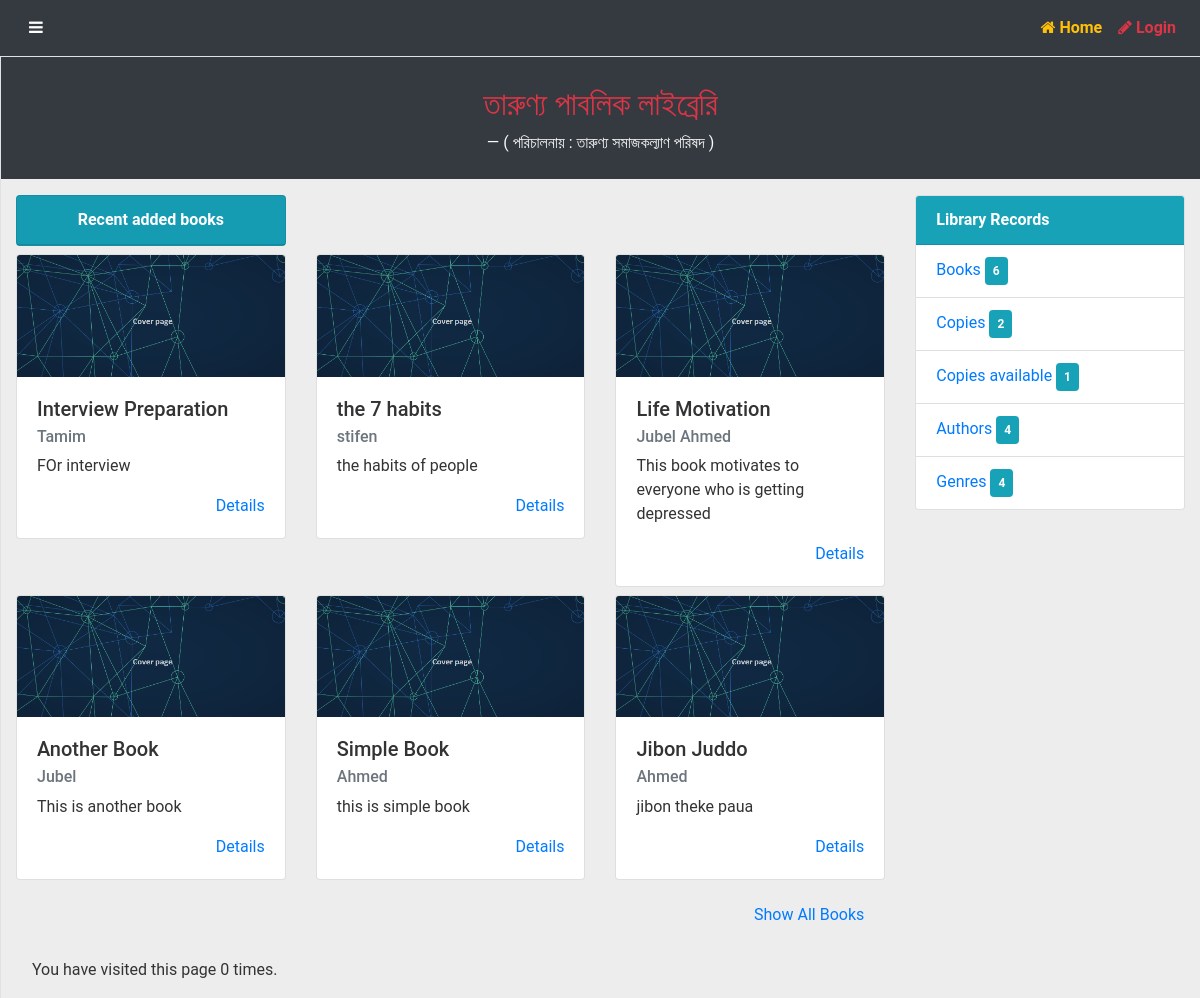
Page /catalog/ on the committed database.
### catalog/models.py (models this page shows, shortened)
class Book(models.Model):
    title = models.CharField(max_length=200)
    author = models.ManyToManyField('Author')
    language = models.ForeignKey('Language',on_delete=models.SET_NULL,null=True)
    summery = models.TextField(help_text='Enter a brief description of the book')
    isbn = models.CharField('ISBN', max_length=13, help_text='13 Character <a href="https://www.isbn-international.org/content/what-isbn">ISBN number</a>')
    genre = models.ManyToManyField(Genre,help_text='Select a genre for this book')
    book_added_date = models.DateTimeField(auto_now_add=True)
    def get_absolute_url(self):
        return reverse('book-detail',args=[str(self.id)])
    def display_genre(self):
        return ', '.join(genre.name for genre in self.genre.all()[:3])
    display_genre.short_description = 'Genre'
    def show_author(self):
        return ' '.join(author.first_name for author in self.author.all()[:3])
    show_author.short_description = 'Author'

class Author(models.Model):
    first_name = models.CharField(max_length=100)
    last_name = models.CharField(max_length=100)
    date_of_birth = models.DateField(null=True, blank=True)
    date_of_death = models.DateField('Died', null=True, blank=True)
    class Meta:
        ordering=['last_name','first_name']

### catalog/views.py (the view)
# urls.py: path('',views.index,name='home'),
def index(request):
    num_books = Book.objects.all().count()
    num_instances = BookInstance.objects.all().count()
    num_book_instance_available = BookInstance.objects.filter(status__exact='a').count()
    num_authors = Author.objects.all().count()
    num_genres = Genre.objects.all().count()
    all_books = Book.objects.order_by('-book_added_date')[:6]
    num_visits = request.session.get('num_visits',0)
    request.session['num_visits'] = num_visits + 1
    context = {
        'num_books':num_books,
        'num_instances':num_instances,
        'num_book_instance_available':num_book_instance_available,
        'num_authors':num_authors,
        'num_genres':num_genres,
        'all_books':all_books,
        'num_visits':num_visits,
    }
    return render(request,'index.html',context=context)

### catalog/templates/index.html (shortened to what this page needs)
{% extends 'base_generic.html' %}
{% load static %}
{% block content %}
<div >
   <div class="row bg-dark mb-3 justify-content-center ">
      <div class="col-sm-12 col-md-6 col-lg-6 ">
         <blockquote class="pt-2 blockquote text-center " style=" border-radius: 25px;">
            <h2 class="text-danger " style="padding-top: 1.3rem;">তারুণ্য পাবলিক লাইব্রেরি</h2>
            <footer class="blockquote-footer text-center text-light bg-dark pb-2">( পরিচালনায় : তারুণ্য
               সমাজকল্যাণ পরিষদ ) </footer>
         </blockquote>
      </div>
   </div>
   <div class="row ">
      <div class="col-sm-12 col-md-9 col-lg-9">
         <div class="row">
            <div class="col-sm-12 col-md-4 col-lg-4">
               <div class=" mb-2 card text-center bg-info">
                  <div class="card-header text-white">
                     <strong> Recent added books</strong>
                  </div>
               </div>
            </div>
         </div>
         <div class="row">
            {% if all_books %}
            {% for book in all_books %}
            <div class="col-sm-10 col-md-6 col-lg-4 mb-2 ">
               <div class="card" style="width: 100%;">
                  <img class="card-img-top" src="{% static 'img/book_cover.png' %}" alt="Cover Page">
                  <div class="card-body">
                     <h5 class="card-title"> {{book.title}}</h5>
                     <h6 class="card-subtitle mb-2 text-muted">{{book.show_author}}</h6>
                     <p class="card-text">{{book.summery}}</p>
                     <a href="{{ book.get_absolute_url }}" class="card-link " style="float: right;">Details</a>
                  </div>
               </div>
            </div>
            {% endfor %}
            <div class="col-sm-12">
               <button style="float: right;" class="btn m-2"><a href="{% url 'books' %}">Show All Books</a></button>
            </div>
            {% else %}
            <p class="pl-3 py-5">There are no books in the library.</p>
            {% endif %}
         </div>
      </div>
      <div class="col-sm-12 col-md-3 col-lg-3">
         <div class="card" >
            <div class="card-header bg-info text-white">
               <strong> Library Records </strong>
            </div>
            <ul class="list-group list-group-flush">
               <li class="list-group-item text-primary">
                  Books <span class="badge badge-info p-2">{{ num_books }} </span>
               </li>
               <li class="list-group-item text-primary">
                  Copies <span class="badge badge-info p-2">{{ num_instances }} </span>
               </li>
               <li class="list-group-item text-primary">
                  Copies available <span class="badge badge-info p-2">{{num_book_instance_available }} </span>
               </li>
               <li class="list-group-item text-primary">
                  Authors <span class="badge badge-info p-2">{{ num_authors }} </span>
               </li>
               <li class="list-group-item text-primary">
                  Genres <span class="badge badge-info p-2">{{ num_genres }} </span>
               </li>
            </ul>
         </div>
      </div>
      <div class="col-sm-12">
         <div class="mt-3 ml-3 mb-3">
            <p>You have visited this page {{ num_visits }}{% if num_visits == 1 %} time{% else %} times{% endif %}.</p>
         </div>
      </div>
   </div>
</div>
{% endblock %}

### static/css/simple-sidebar.css (style rules this page uses)
body { overflow-x: hidden; }

### catalog/static/css/new.css (style rules this page uses)
html, body { font-family: "Roboto", "Helvetica Neue", Helvetica, Arial, sans-serif; color: #333; background-color: #eeeded; height: 100%; overflow-x: hidden; }

### rows in the picture
Book: title "Interview Preparation", show_author "Tamim", summery "FOr interview"
Book: title "the 7 habits", show_author "stifen", summery "the habits of people"
Book: title "Life Motivation", show_author "Jubel Ahmed", summery "This book motivates to everyone who is getting depressed"
Book: title "Another Book", show_author "Jubel", summery "This is another book"
Book: title "Simple Book", show_author "Ahmed", summery "this is simple book"
Book: title "Jibon Juddo", show_author "Ahmed", summery "jibon theke paua"

### other values in the picture
{{ num_books }} "6"
{{ num_instances }} "2"
{{ num_book_instance_available }} "1"
{{ num_authors }} "4"
{{ num_genres }} "4"
{{ num_visits }} "0"
